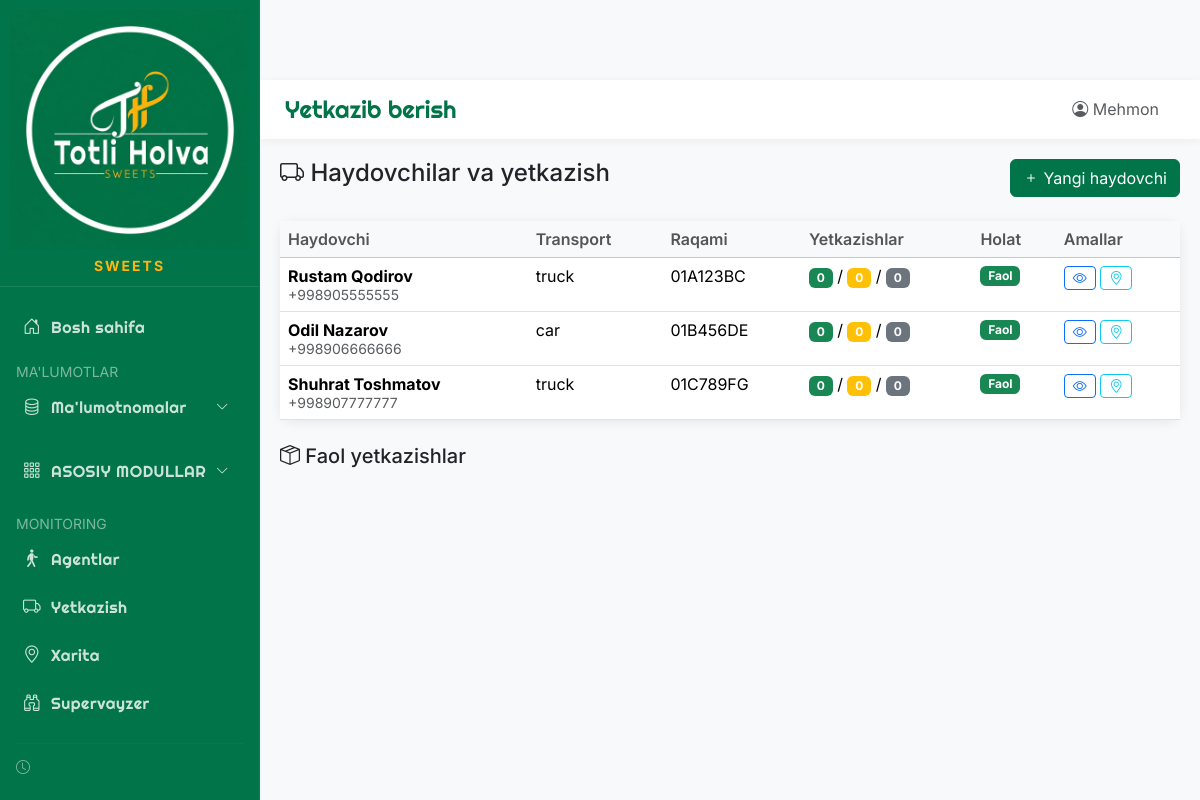
Page /delivery on the committed database.
### app/models/database.py (models this page shows)
class Driver(Base):
    __tablename__ = "drivers"
    id = Column(Integer, primary_key=True, index=True)
    code = Column(String(50), unique=True, index=True)
    full_name = Column(String(200), index=True)
    phone = Column(String(20))
    telegram_id = Column(String(50))
    vehicle_number = Column(String(20))  # Mashina raqami
    vehicle_type = Column(String(50))  # Mashina turi
    is_active = Column(Boolean, default=True)
    employee_id = Column(Integer, ForeignKey("employees.id"), nullable=True)
    created_at = Column(DateTime, default=datetime.now)
    locations = relationship("DriverLocation", back_populates="driver")
    deliveries = relationship("Delivery", back_populates="driver")

### main.py (the view)
@app.get("/delivery", response_class=HTMLResponse)
async def delivery_list(request: Request, db: Session = Depends(get_db)):
    drivers = db.query(Driver).all()
    for driver in drivers:
        last_loc = db.query(DriverLocation).filter(
            DriverLocation.driver_id == driver.id
        ).order_by(DriverLocation.recorded_at.desc()).first()
        driver.last_location = last_loc
        today = datetime.now().date()
        driver.today_deliveries = db.query(Delivery).filter(
            Delivery.driver_id == driver.id,
            Delivery.created_at >= today
        ).count()
        driver.pending_deliveries = db.query(Delivery).filter(
            Delivery.driver_id == driver.id,
            Delivery.status == "pending"
        ).count()
    deliveries = db.query(Delivery).order_by(Delivery.created_at.desc()).limit(50).all()
    return templates.TemplateResponse("delivery/list.html", {
        "request": request,
        "drivers": drivers,
        "deliveries": deliveries,
        "page_title": "Yetkazib berish"
    })

### app/templates/delivery/list.html (shortened to what this page needs)
{% extends "base.html" %}
{% block content %}
<div class="d-flex justify-content-between mb-4">
    <h4><i class="bi bi-truck"></i> Haydovchilar va yetkazish</h4>
    <button class="btn btn-primary" data-bs-toggle="modal" data-bs-target="#addDriverModal">
        <i class="bi bi-plus"></i> Yangi haydovchi
    </button>
</div>
<div class="card">
    <div class="card-body p-0">
        <table class="table table-hover mb-0">
            <thead class="table-light">
                <tr>
                    <th>Haydovchi</th>
                    <th>Transport</th>
                    <th>Raqami</th>
                    <th>Yetkazishlar</th>
                    <th>Holat</th>
                    <th>Amallar</th>
                </tr>
            </thead>
            <tbody>
                {% for driver in drivers %}
                <tr>
                    <td>
                        <strong>{{ driver.full_name }}</strong><br>
                        <small class="text-muted">{{ driver.phone or 'Telefon yo\'q' }}</small>
                    </td>
                    <td>{{ driver.vehicle_type or 'Noma\'lum' }}</td>
                    <td>{{ driver.vehicle_number or '-' }}</td>
                    <td>
                        <span class="badge bg-success">{{ driver.deliveries|selectattr('status', 'eq', 'delivered')|list|length }}</span>
                        /
                        <span class="badge bg-warning">{{ driver.deliveries|selectattr('status', 'eq', 'in_transit')|list|length }}</span>
                        /
                        <span class="badge bg-secondary">{{ driver.deliveries|length }}</span>
                    </td>
                    <td>
                        {% if driver.is_active %}
                        <span class="badge bg-success">Faol</span>
                        {% else %}
                        <span class="badge bg-secondary">Nofaol</span>
                        {% endif %}
                    </td>
                    <td>
                        <a href="/delivery/{{ driver.id }}" class="btn btn-sm btn-outline-primary">
                            <i class="bi bi-eye"></i>
                        </a>
                        <a href="/map?driver={{ driver.id }}" class="btn btn-sm btn-outline-info">
                            <i class="bi bi-geo-alt"></i>
                        </a>
                    </td>
                </tr>
                {% endfor %}
            </tbody>
        </table>
    </div>
</div>
<h5 class="mt-4 mb-3"><i class="bi bi-box-seam"></i> Faol yetkazishlar</h5>
{% endblock %}

### app/templates/base.html (style rules this page uses)
:root { --primary-color: #017449; --secondary-color: #017449; --accent-color: #FFB50D; --bg-color: #f8f9fa; }
body { font-family: 'Inter', sans-serif; background-color: #f8f9fa; }
.card { border: none; border-radius: 12px; box-shadow: 0 2px 12px rgba(0, 0, 0, 0.08); }
.btn-primary { background: var(--primary-color); border-color: var(--primary-color); }
.table { margin: 0; }
.table th { font-weight: 600; color: #555; border-top: none; }

### rows in the picture
Driver: full_name "Rustam Qodirov", phone "+998905555555", vehicle_type "truck", vehicle_number "01A123BC", deliveries|selectattr "0", deliveries|length "0", is_active "Faol"
Driver: full_name "Odil Nazarov", phone "+998906666666", vehicle_type "car", vehicle_number "01B456DE", deliveries|selectattr "0", deliveries|length "0", is_active "Faol"
Driver: full_name "Shuhrat Toshmatov", phone "+998907777777", vehicle_type "truck", vehicle_number "01C789FG", deliveries|selectattr "0", deliveries|length "0", is_active "Faol"

### other values in the picture
{{ page_title }} "Yetkazib berish"
